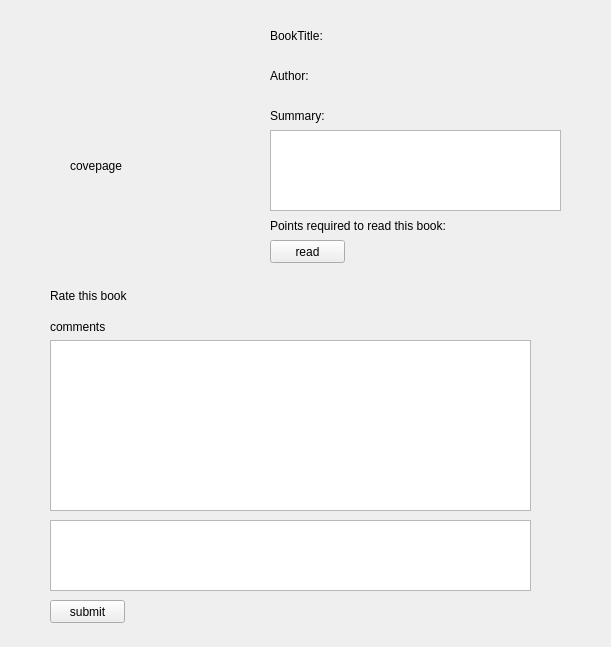
<?xml version="1.0" encoding="UTF-8"?>
<ui version="4.0">
 <class>Form</class>
 <widget class="QWidget" name="Form">
  <property name="geometry">
   <rect>
    <x>0</x>
    <y>0</y>
    <width>611</width>
    <height>647</height>
   </rect>
  </property>
  <property name="windowTitle">
   <string>Form</string>
  </property>
  <widget class="QLabel" name="label">
   <property name="geometry">
    <rect>
     <x>270</x>
     <y>20</y>
     <width>61</width>
     <height>31</height>
    </rect>
   </property>
   <property name="text">
    <string>BookTitle:</string>
   </property>
  </widget>
  <widget class="QLabel" name="label_3">
   <property name="geometry">
    <rect>
     <x>50</x>
     <y>280</y>
     <width>111</width>
     <height>31</height>
    </rect>
   </property>
   <property name="text">
    <string>Rate this book</string>
   </property>
  </widget>
  <widget class="QPushButton" name="pushButton">
   <property name="geometry">
    <rect>
     <x>270</x>
     <y>240</y>
     <width>75</width>
     <height>23</height>
    </rect>
   </property>
   <property name="text">
    <string>read</string>
   </property>
  </widget>
  <widget class="QLabel" name="label_9">
   <property name="geometry">
    <rect>
     <x>70</x>
     <y>70</y>
     <width>151</width>
     <height>191</height>
    </rect>
   </property>
   <property name="text">
    <string>covepage</string>
   </property>
  </widget>
  <widget class="QTextEdit" name="textEdit">
   <property name="geometry">
    <rect>
     <x>50</x>
     <y>520</y>
     <width>481</width>
     <height>71</height>
    </rect>
   </property>
  </widget>
  <widget class="QPushButton" name="pushButton_2">
   <property name="geometry">
    <rect>
     <x>50</x>
     <y>600</y>
     <width>75</width>
     <height>23</height>
    </rect>
   </property>
   <property name="text">
    <string>submit</string>
   </property>
  </widget>
  <widget class="QWidget" name="layoutWidget">
   <property name="geometry">
    <rect>
     <x>50</x>
     <y>320</y>
     <width>481</width>
     <height>191</height>
    </rect>
   </property>
   <layout class="QVBoxLayout" name="verticalLayout_2">
    <item>
     <widget class="QLabel" name="label_8">
      <property name="text">
       <string>comments</string>
      </property>
     </widget>
    </item>
    <item>
     <widget class="QTextBrowser" name="textBrowser_2"/>
    </item>
   </layout>
  </widget>
  <widget class="QLabel" name="label_10">
   <property name="geometry">
    <rect>
     <x>350</x>
     <y>15</y>
     <width>161</width>
     <height>31</height>
    </rect>
   </property>
   <property name="text">
    <string/>
   </property>
  </widget>
  <widget class="QLabel" name="label_2">
   <property name="geometry">
    <rect>
     <x>270</x>
     <y>60</y>
     <width>61</width>
     <height>31</height>
    </rect>
   </property>
   <property name="text">
    <string>Author:</string>
   </property>
  </widget>
  <widget class="QLabel" name="label_6">
   <property name="geometry">
    <rect>
     <x>350</x>
     <y>60</y>
     <width>151</width>
     <height>31</height>
    </rect>
   </property>
   <property name="text">
    <string/>
   </property>
  </widget>
  <widget class="QLabel" name="label_4">
   <property name="geometry">
    <rect>
     <x>270</x>
     <y>100</y>
     <width>61</width>
     <height>31</height>
    </rect>
   </property>
   <property name="text">
    <string>Summary:</string>
   </property>
  </widget>
  <widget class="QLabel" name="label_5">
   <property name="geometry">
    <rect>
     <x>270</x>
     <y>210</y>
     <width>201</width>
     <height>31</height>
    </rect>
   </property>
   <property name="text">
    <string>Points required to read this book:</string>
   </property>
  </widget>
  <widget class="QLabel" name="label_7">
   <property name="geometry">
    <rect>
     <x>480</x>
     <y>210</y>
     <width>61</width>
     <height>21</height>
    </rect>
   </property>
   <property name="text">
    <string/>
   </property>
  </widget>
  <widget class="QTextBrowser" name="textBrowser">
   <property name="geometry">
    <rect>
     <x>270</x>
     <y>130</y>
     <width>291</width>
     <height>81</height>
    </rect>
   </property>
  </widget>
 </widget>
 <resources/>
 <connections/>
</ui>
